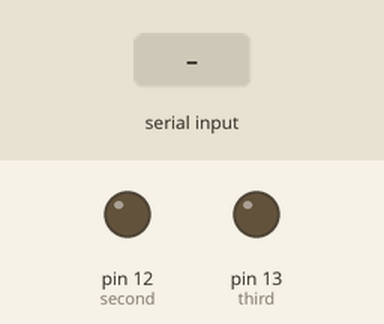
This sketch was run on a simulated Arduino Uno, built with avr-gcc and run on an emulated ATmega328P. Shown: output pins drawn as LEDs (lit = HIGH). Inputs (shaded band) come from the test bench. Pins used as bus, display or sensor lines are not drawn; what the sketch prints to the serial monitor is not drawn.

Above: at 1.2 s.
1.3 s: "30,150\n" received over Serial
At 2.5 s:
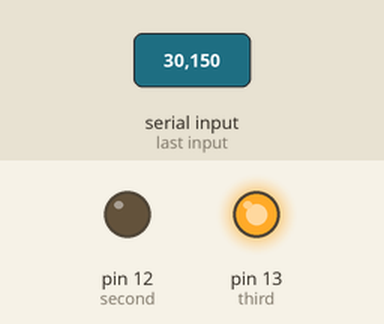
2.8 s: "90,45\n" received over Serial
4.3 s: "3\n" received over Serial
At 4.8 s:
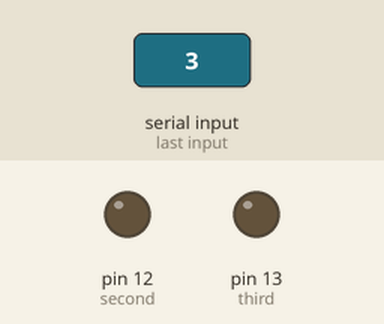
Timing chart, 0 to 7.3 s (numbered marks = the images above; inputs shaded):
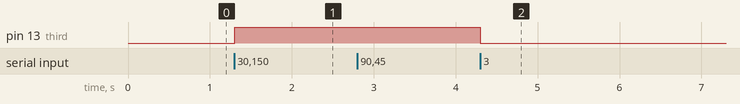

The sketch:

python2arduino.ino
```cpp
const int first = 11;
const int second = 12;
const int third = 13;
const int dt = 1000;

void setup()
{
    Serial.begin(115200);
    pinMode(first, OUTPUT);
    pinMode(second, OUTPUT);
    pinMode(third, OUTPUT);
}

void loop()
{
        int received = Serial.read();  // Read the single byte as an integer
        int command = received - '0';

        Serial.print("Received: ");
        Serial.println(command);  // Echo back the received integer for debugging
        if (command == 3)
        {
            digitalWrite(first, HIGH);
            digitalWrite(second, LOW);
            digitalWrite(third, LOW);
        }
        else if (command == 4)
        {
            digitalWrite(second, HIGH);
            digitalWrite(first, LOW);
            digitalWrite(third, LOW);
        }
        else if (command == 5)
        {
            digitalWrite(third, HIGH);
            digitalWrite(first, LOW);
            digitalWrite(second, LOW);
        }

}
```

Measured:
- after the input at 1.3 s, pin 13 (third): LOW → HIGH at once
- after the input at 4.3 s, pin 13 (third): HIGH → LOW at once
